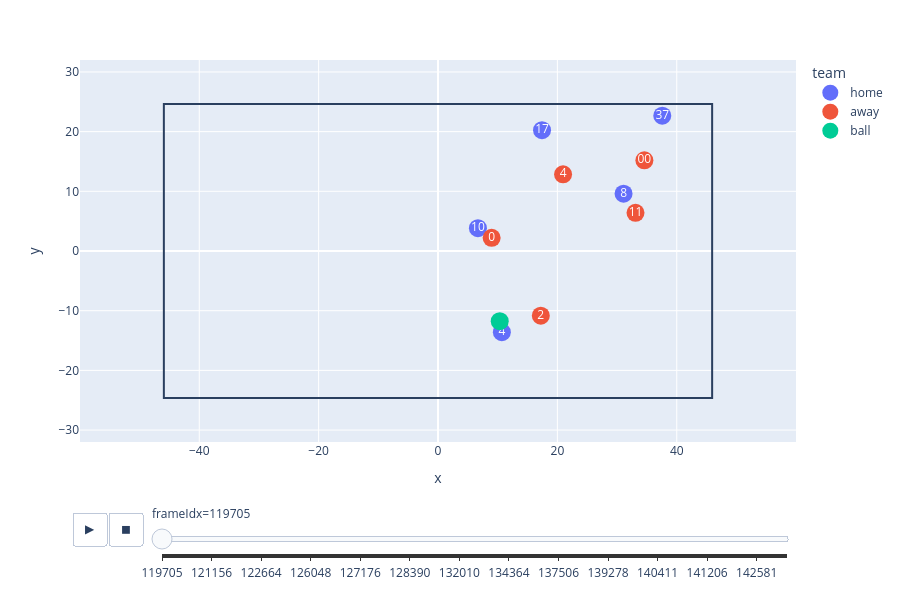

The notebook cell this image was saved under:
### Code cell
fig = px.scatter(points, x="x", y="y", color="team", text="jersey", animation_frame="frameIdx",
                 range_x=[-55, 55], range_y=[-32, 32], width=900, height=600)
fig.update_traces(marker_size=18, textfont_color="white")
fig.add_shape(type="rect", x0=-45.93, x1=45.93, y0=-24.61, y1=24.61)  # 28m x 15m court, in feet
fig.update_yaxes(scaleanchor="x")
play = fig.layout.updatemenus[0].buttons[0].args[1]
play["frame"]["duration"] = 200  # real-time speed
play["transition"] = {"duration": 200, "easing": "linear"}
fig
